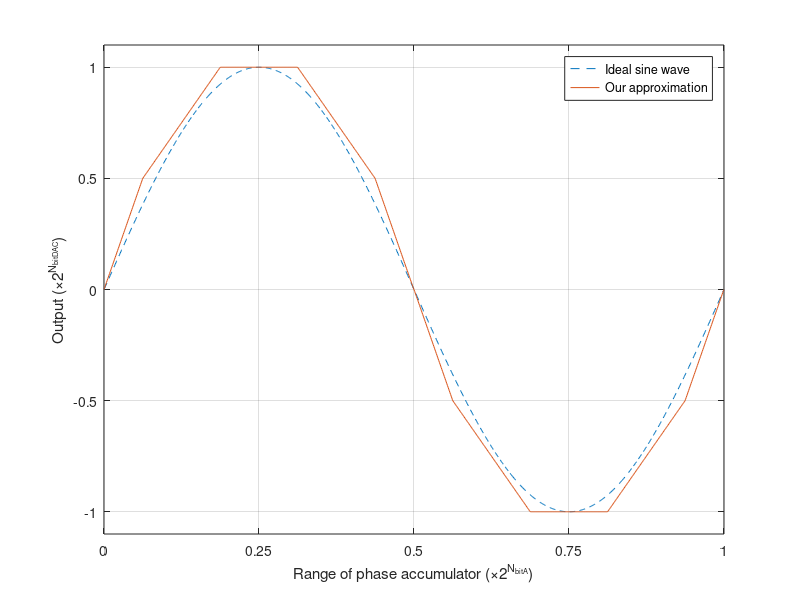

MATLAB code to generate this figure: (Note: this script raises an error after producing the figure.)
close all;
clear all;

x1 = 0:0.001:1;
x1=x1*2*pi;

x2 = x1./(2*pi);

sine = sin(x1);

approx = 2*x2(1:250);
approx = [approx x2(1:500)+0.5];
approx = [approx ones(1, 250)];
approx = [approx flip(approx)];
approx = [approx -(approx)];


fig = figure;
plot(x2, sine, '--');
hold on;
plot(x2, [approx(1:4:end) 0]);
ylim([-1.1 1.1]);
grid on;
xticks(0:0.25:1);
yticks(-1:0.5:1);
xlabel('Range of phase accumulator (×2^{N_{bitA}})');
ylabel('Output (×2^{N_{bitDAC}})');
legend('Ideal sine wave', 'Our approximation');
ax = gca;
ax.XMinorGrid = 'on';
ax.XAxis.MinorTickValues = 0:0.25/4:1;

set(gcf, 'PaperUnits', 'centimeters');
set(fig,'PaperSize',[15 10]); %set the paper size to what you want  
print(fig,'figureApproximation','-dpdf', '-fillpage') % then print it